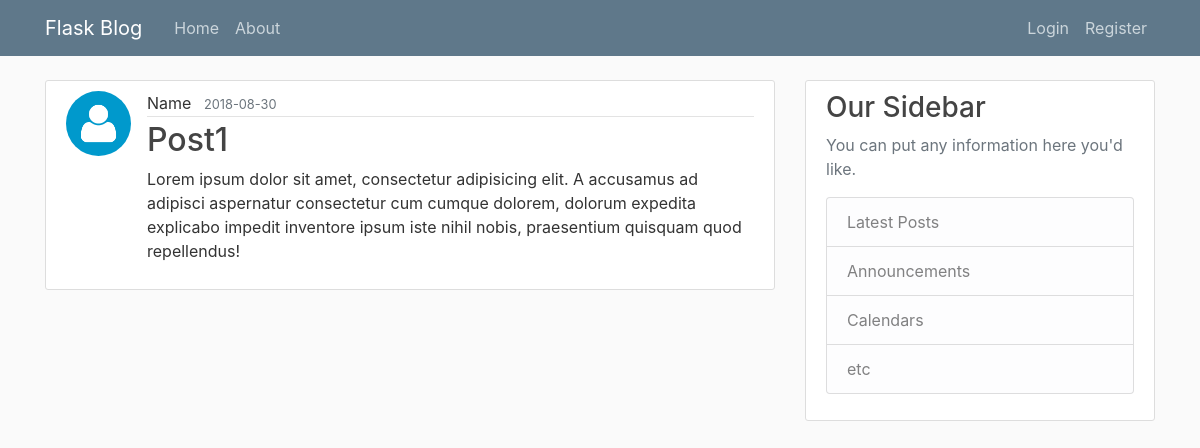
Screenshot of /post/3 with the database file from the repository.
### app/models.py (models this page shows, shortened)
class User(db.Model, UserMixin):
    id = db.Column(db.Integer, primary_key=True)
    username = db.Column(db.String(20), unique=True, nullable=False)
    email = db.Column(db.String(125), unique=True, nullable=False)
    image_file = db.Column(db.String(20), nullable=False, default='default.jpg')
    password = db.Column(db.String(60), nullable=False)
    posts = db.relationship('Post', backref='author', lazy=True)

class Post(db.Model):
    id = db.Column(db.Integer, primary_key=True)
    title = db.Column(db.String(100), nullable=False)
    date_posted = db.Column(db.DateTime, nullable=False, default=datetime.utcnow())
    content = db.Column(db.Text, nullable=False)
    user_id = db.Column(db.Integer, db.ForeignKey('user.id'), nullable=False)

### app/routes.py (the view)
@app.route("/post/<int:post_id>", methods=['GET', 'POST'])
def post(post_id):
    post = Post.query.get_or_404(post_id)
    return render_template('post.html', title=post.title, post=post)

### app/templates/post.html (shortened to what this page needs)
{% extends "layout.html" %}
{% block content %}
  <article class="media content-section">
    <img class="rounded-circle article-img" src="{{ url_for('static', filename='profile_pics/' + post.author.image_file) }}">
    <div class="media-body">
      <div class="article-metadata">
        <a class="mr-2" href="{{ url_for('user_posts', username=post.author.username) }}">{{ post.author.username }}</a>
        <small class="text-muted">{{ post.date_posted.strftime('%Y-%m-%d') }}</small>
      </div>
      <h2 class="article-title">{{ post.title }}</h2>
      <p class="article-content">{{ post.content }}</p>
    </div>
  </article>
{% endblock content %}

### app/static/main.css (style rules this page uses)
body { background: #fafafa; color: #333333; margin-top: 5rem; }
h1, h2, h3, h4, h5, h6 { color: #444444; }
.content-section { background: #ffffff; padding: 10px 20px; border: 1px solid #dddddd; border-radius: 3px; margin-bottom: 20px; }
.article-title { color: #444444; }
.article-content { white-space: pre-line; }
.article-img { height: 65px; width: 65px; margin-right: 16px; }
.article-metadata { padding-bottom: 1px; margin-bottom: 4px; border-bottom: 1px solid #e3e3e3 }
a { color: inherit; }

### rows the page displays
User: image_file (placeholder picture), author.username "Name"
Post: date_posted "2018-08-30", title "Post1", content "Lorem ipsum dolor sit amet, consectetur adipisicing elit. A accusamus ad adipisci aspernatur consectetur cum cumque dolorem, dolorum expedita explicabo impedit inventore ipsum iste nihil nobis, praesentium quisquam quod repellendus!"
